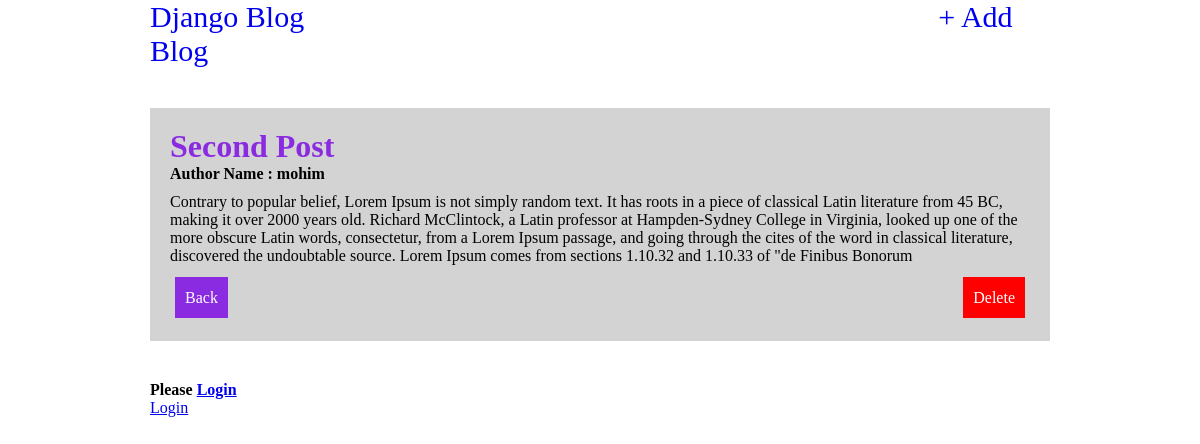
The app's page /post/2/ with its own data.
### blog/models.py (models this page shows, shortened)
class Blog(models.Model):
    title = models.CharField(max_length=200)
    author = models.ForeignKey(
        'auth.User',
        on_delete = models.CASCADE,
    )
    body = models.TextField()

### blog/views.py (the view)
# urls.py: path('post/<int:pk>/', BlogDetailView.as_view(), name='post_detail'),
class BlogDetailView(DetailView):
    model = Blog
    template_name ='post_detail.html'

### templates/post_detail.html
{% extends 'base.html' %}
{% block content %}
    <div class="content">
        <h1>{{ blog.title }}</h1>
        <h4>Author Name : {{ object.author }}</h4>
        <p>{{ blog.body }}</p>
        <div style="width: 100%; display: flex; justify-content: space-between; padding: 14px 5px;">
            <div>
                <a style="text-decoration: none; color: white; background-color: blueviolet; padding: 12px 10px;" href="{% url 'home' %}">Back</a>
            </div>
            <div>
                <a style="text-decoration: none; color: white; background-color: red; padding: 12px 10px;" href="{% url 'delete_post' blog.pk %}">Delete</a>
            </div>
        </div>
    </div>
{% endblock content %}

### static/css/base.css (style rules this page uses)
* { margin: 0px; padding: 0px; box-sizing: border-box; }
.content { background-color: lightgray; margin: 40px 0px; padding: 20px; }
.content p { margin: 10px 0px; }
.content h1 { color: blueviolet; }

### records on screen
Blog: title "Second Post", author "mohim", body "Contrary to popular belief, Lorem Ipsum is not simply random text. It has roots in a piece of classical Latin literature from 45 BC, making it over 2000 years old. Richard McClintock, a Latin professor at Hampden-Sydney College in Virginia, looked up one of the more obscure Latin words, consectetur, from a Lorem Ipsum passage, and going through the cites of the word in classical literature, discovered the undoubtable source. Lorem Ipsum comes from sections 1.10.32 and 1.10.33 of \"de Finibus Bonorum"
